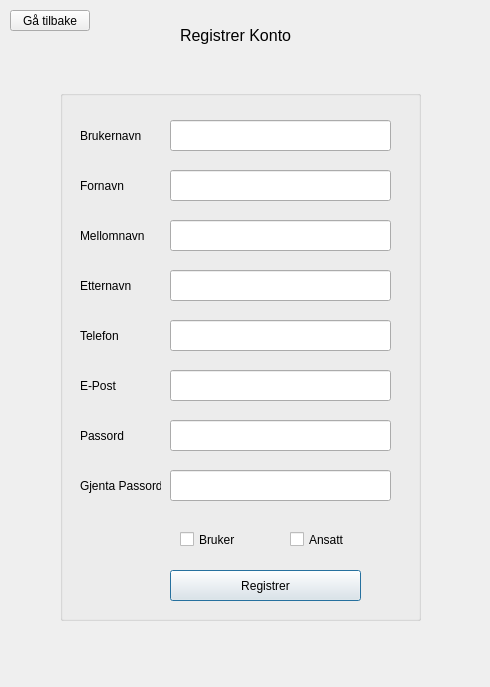
<?xml version="1.0" encoding="UTF-8"?>
<ui version="4.0">
 <class>registerDialog</class>
 <widget class="QDialog" name="registerDialog">
  <property name="geometry">
   <rect>
    <x>0</x>
    <y>0</y>
    <width>490</width>
    <height>687</height>
   </rect>
  </property>
  <property name="windowTitle">
   <string>Dialog</string>
  </property>
  <widget class="QGroupBox" name="groupBox">
   <property name="geometry">
    <rect>
     <x>60</x>
     <y>90</y>
     <width>361</width>
     <height>531</height>
    </rect>
   </property>
   <property name="title">
    <string/>
   </property>
   <widget class="QLabel" name="label">
    <property name="geometry">
     <rect>
      <x>20</x>
      <y>80</y>
      <width>81</width>
      <height>31</height>
     </rect>
    </property>
    <property name="text">
     <string>Fornavn</string>
    </property>
   </widget>
   <widget class="QLabel" name="label_3">
    <property name="geometry">
     <rect>
      <x>20</x>
      <y>130</y>
      <width>81</width>
      <height>31</height>
     </rect>
    </property>
    <property name="text">
     <string>Mellomnavn</string>
    </property>
   </widget>
   <widget class="QLabel" name="label_4">
    <property name="geometry">
     <rect>
      <x>20</x>
      <y>180</y>
      <width>81</width>
      <height>31</height>
     </rect>
    </property>
    <property name="text">
     <string>Etternavn</string>
    </property>
   </widget>
   <widget class="QLabel" name="label_5">
    <property name="geometry">
     <rect>
      <x>20</x>
      <y>230</y>
      <width>81</width>
      <height>31</height>
     </rect>
    </property>
    <property name="text">
     <string>Telefon</string>
    </property>
   </widget>
   <widget class="QLabel" name="label_6">
    <property name="geometry">
     <rect>
      <x>20</x>
      <y>280</y>
      <width>81</width>
      <height>31</height>
     </rect>
    </property>
    <property name="text">
     <string>E-Post</string>
    </property>
   </widget>
   <widget class="QLabel" name="label_7">
    <property name="geometry">
     <rect>
      <x>20</x>
      <y>330</y>
      <width>81</width>
      <height>31</height>
     </rect>
    </property>
    <property name="text">
     <string>Passord</string>
    </property>
   </widget>
   <widget class="QLabel" name="label_8">
    <property name="geometry">
     <rect>
      <x>20</x>
      <y>380</y>
      <width>81</width>
      <height>31</height>
     </rect>
    </property>
    <property name="text">
     <string>Gjenta Passord</string>
    </property>
   </widget>
   <widget class="QLineEdit" name="lineEdit">
    <property name="geometry">
     <rect>
      <x>110</x>
      <y>80</y>
      <width>221</width>
      <height>31</height>
     </rect>
    </property>
   </widget>
   <widget class="QLineEdit" name="lineEdit_2">
    <property name="geometry">
     <rect>
      <x>110</x>
      <y>130</y>
      <width>221</width>
      <height>31</height>
     </rect>
    </property>
   </widget>
   <widget class="QLineEdit" name="lineEdit_3">
    <property name="geometry">
     <rect>
      <x>110</x>
      <y>180</y>
      <width>221</width>
      <height>31</height>
     </rect>
    </property>
   </widget>
   <widget class="QLineEdit" name="lineEdit_4">
    <property name="geometry">
     <rect>
      <x>110</x>
      <y>230</y>
      <width>221</width>
      <height>31</height>
     </rect>
    </property>
   </widget>
   <widget class="QLineEdit" name="lineEdit_5">
    <property name="geometry">
     <rect>
      <x>110</x>
      <y>280</y>
      <width>221</width>
      <height>31</height>
     </rect>
    </property>
   </widget>
   <widget class="QLineEdit" name="lineEdit_6">
    <property name="geometry">
     <rect>
      <x>110</x>
      <y>330</y>
      <width>221</width>
      <height>31</height>
     </rect>
    </property>
   </widget>
   <widget class="QLineEdit" name="lineEdit_7">
    <property name="geometry">
     <rect>
      <x>110</x>
      <y>380</y>
      <width>221</width>
      <height>31</height>
     </rect>
    </property>
   </widget>
   <widget class="QCheckBox" name="checkBox">
    <property name="geometry">
     <rect>
      <x>120</x>
      <y>440</y>
      <width>72</width>
      <height>19</height>
     </rect>
    </property>
    <property name="text">
     <string>Bruker</string>
    </property>
   </widget>
   <widget class="QCheckBox" name="checkBox_2">
    <property name="geometry">
     <rect>
      <x>230</x>
      <y>440</y>
      <width>72</width>
      <height>19</height>
     </rect>
    </property>
    <property name="text">
     <string>Ansatt</string>
    </property>
   </widget>
   <widget class="QPushButton" name="pushButton">
    <property name="geometry">
     <rect>
      <x>110</x>
      <y>480</y>
      <width>191</width>
      <height>31</height>
     </rect>
    </property>
    <property name="text">
     <string>Registrer</string>
    </property>
   </widget>
   <widget class="QLabel" name="label_16">
    <property name="geometry">
     <rect>
      <x>20</x>
      <y>30</y>
      <width>81</width>
      <height>31</height>
     </rect>
    </property>
    <property name="text">
     <string>Brukernavn</string>
    </property>
   </widget>
   <widget class="QLineEdit" name="lineEdit_15">
    <property name="geometry">
     <rect>
      <x>110</x>
      <y>30</y>
      <width>221</width>
      <height>31</height>
     </rect>
    </property>
   </widget>
  </widget>
  <widget class="QLabel" name="label_2">
   <property name="geometry">
    <rect>
     <x>180</x>
     <y>20</y>
     <width>121</width>
     <height>31</height>
    </rect>
   </property>
   <property name="font">
    <font>
     <pointsize>12</pointsize>
    </font>
   </property>
   <property name="text">
    <string>Registrer Konto</string>
   </property>
  </widget>
  <widget class="QPushButton" name="pushButton_2">
   <property name="geometry">
    <rect>
     <x>10</x>
     <y>10</y>
     <width>80</width>
     <height>21</height>
    </rect>
   </property>
   <property name="text">
    <string>Gå tilbake</string>
   </property>
  </widget>
 </widget>
 <resources/>
 <connections/>
</ui>
